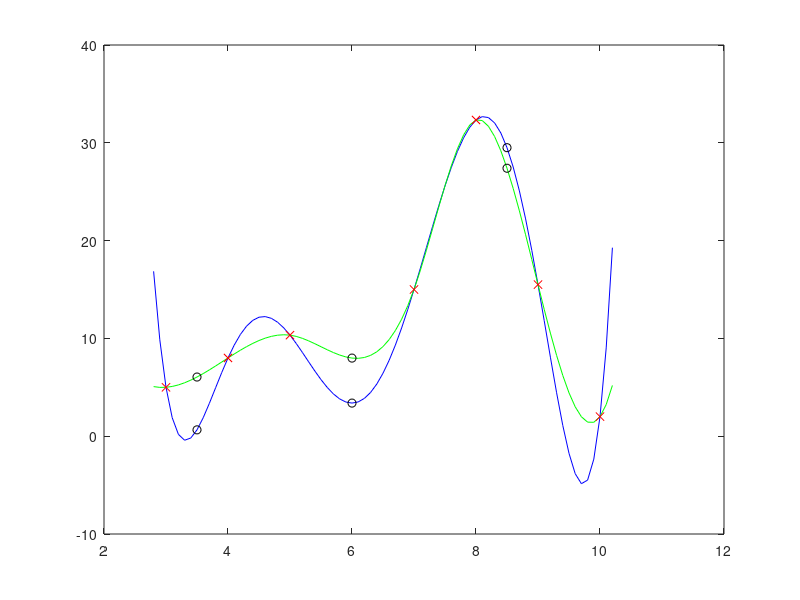

Reproduce this figure in MATLAB. (Note: this script raises an error after producing the figure.)
% Question 1
%Interpolate the table
%Single Polynomial (polyfit)
%Piecewise Polynomial (spline)
%plot three points not on the table f(3.5), f(8.5), f(6)
%plot all of it comment on interpolated points

Xdata = [4 5 7 8 3 9 10];
Ydata = [8 (31/3) 15 (97/3) 5 15.5 2];
tpoints = [3.5, 6, 8.5];

%interopolation
p1 = polyfit(Xdata,Ydata, 6);
Xrange = [2.8:0.1:10.2]; %the range of the interpolation/stepsize

p11 = polyval(p1,Xrange); %evaluating from the first polyval to the range
tpointsval = polyval(p1,tpoints); %evaluating from the first datat set to the points

%interpolation piecewise
p2 = spline(Xdata,Ydata, Xrange);
tpointspline = spline(Xdata, Ydata, tpoints); 

plot(Xrange, p11,'b') %plotting the range vs equation
hold on
plot(Xrange,p2,'g') %plotting range of piecewise interpolation
plot(Xdata, Ydata, 'rx') %plotting x and y data that was given
plot(tpoints, tpointsval, 'ko') %plotting points vs evaluting points
plot(tpoints, tpointspline, 'ko')%plotting points vs interpolation
hold off


%% Question 3
%building a single interpolating polynomial
%y(0)=2
%use whatever method to find the root equation
%repeat as needed until all X values are found.
%Provide a list of all X values for which Y = 2
%Plot - The interpolating polynomial at the points of -2.2:0.2:2.2 as
%smooth red line, the points on the table above as blue dots, All reverse
%interpoalted opints for which Y = 2 as black Xs

Pdata = [0 1 -2 2 -1];
Jdata = [4 4 -6 1 0];
Prange = [-2.2:0.2:2.2];

h = polyfit(Pdata,Jdata, 4);%interpolates the data
h2 = polyval(h,Prange);% evaluates the data in the given range

syms x;
pr = @(x) 0.1250*x^4 - 0.0833*x^3 - 2.1250*x^2 + 2.0833*x + 4;
pr1 = fzero(pr,0); %this is to find the root of the euqation

fplot(h) % plots the function
plot(Prange,h2,'g');
hold on
plot(Pdata,Jdata,'bs');
plot(-0.6043,2.001, 'k*');
plot(1.7103,2,'k*');


%% Question 4
% Shooting and root finding
% Using boundary conditions for ODE 

syms T(r)
pops = [1 10 20];

for i = 1:length(pops)
popprime = diff(T,r);
popy = diff(T,r,2) + (1/r)*popprime + pops(i) == 0;
popfc = T(1) == 1;
popsc = popprime(0) == 0;
popcon = [popfc popsc];
popsolv = dsolve(popy,popcon);
popsimp = simplify(popsolv);
popin = linspace(0,1);
hold on
plot(popin,subs(popsimp,popin));
end
hold off

